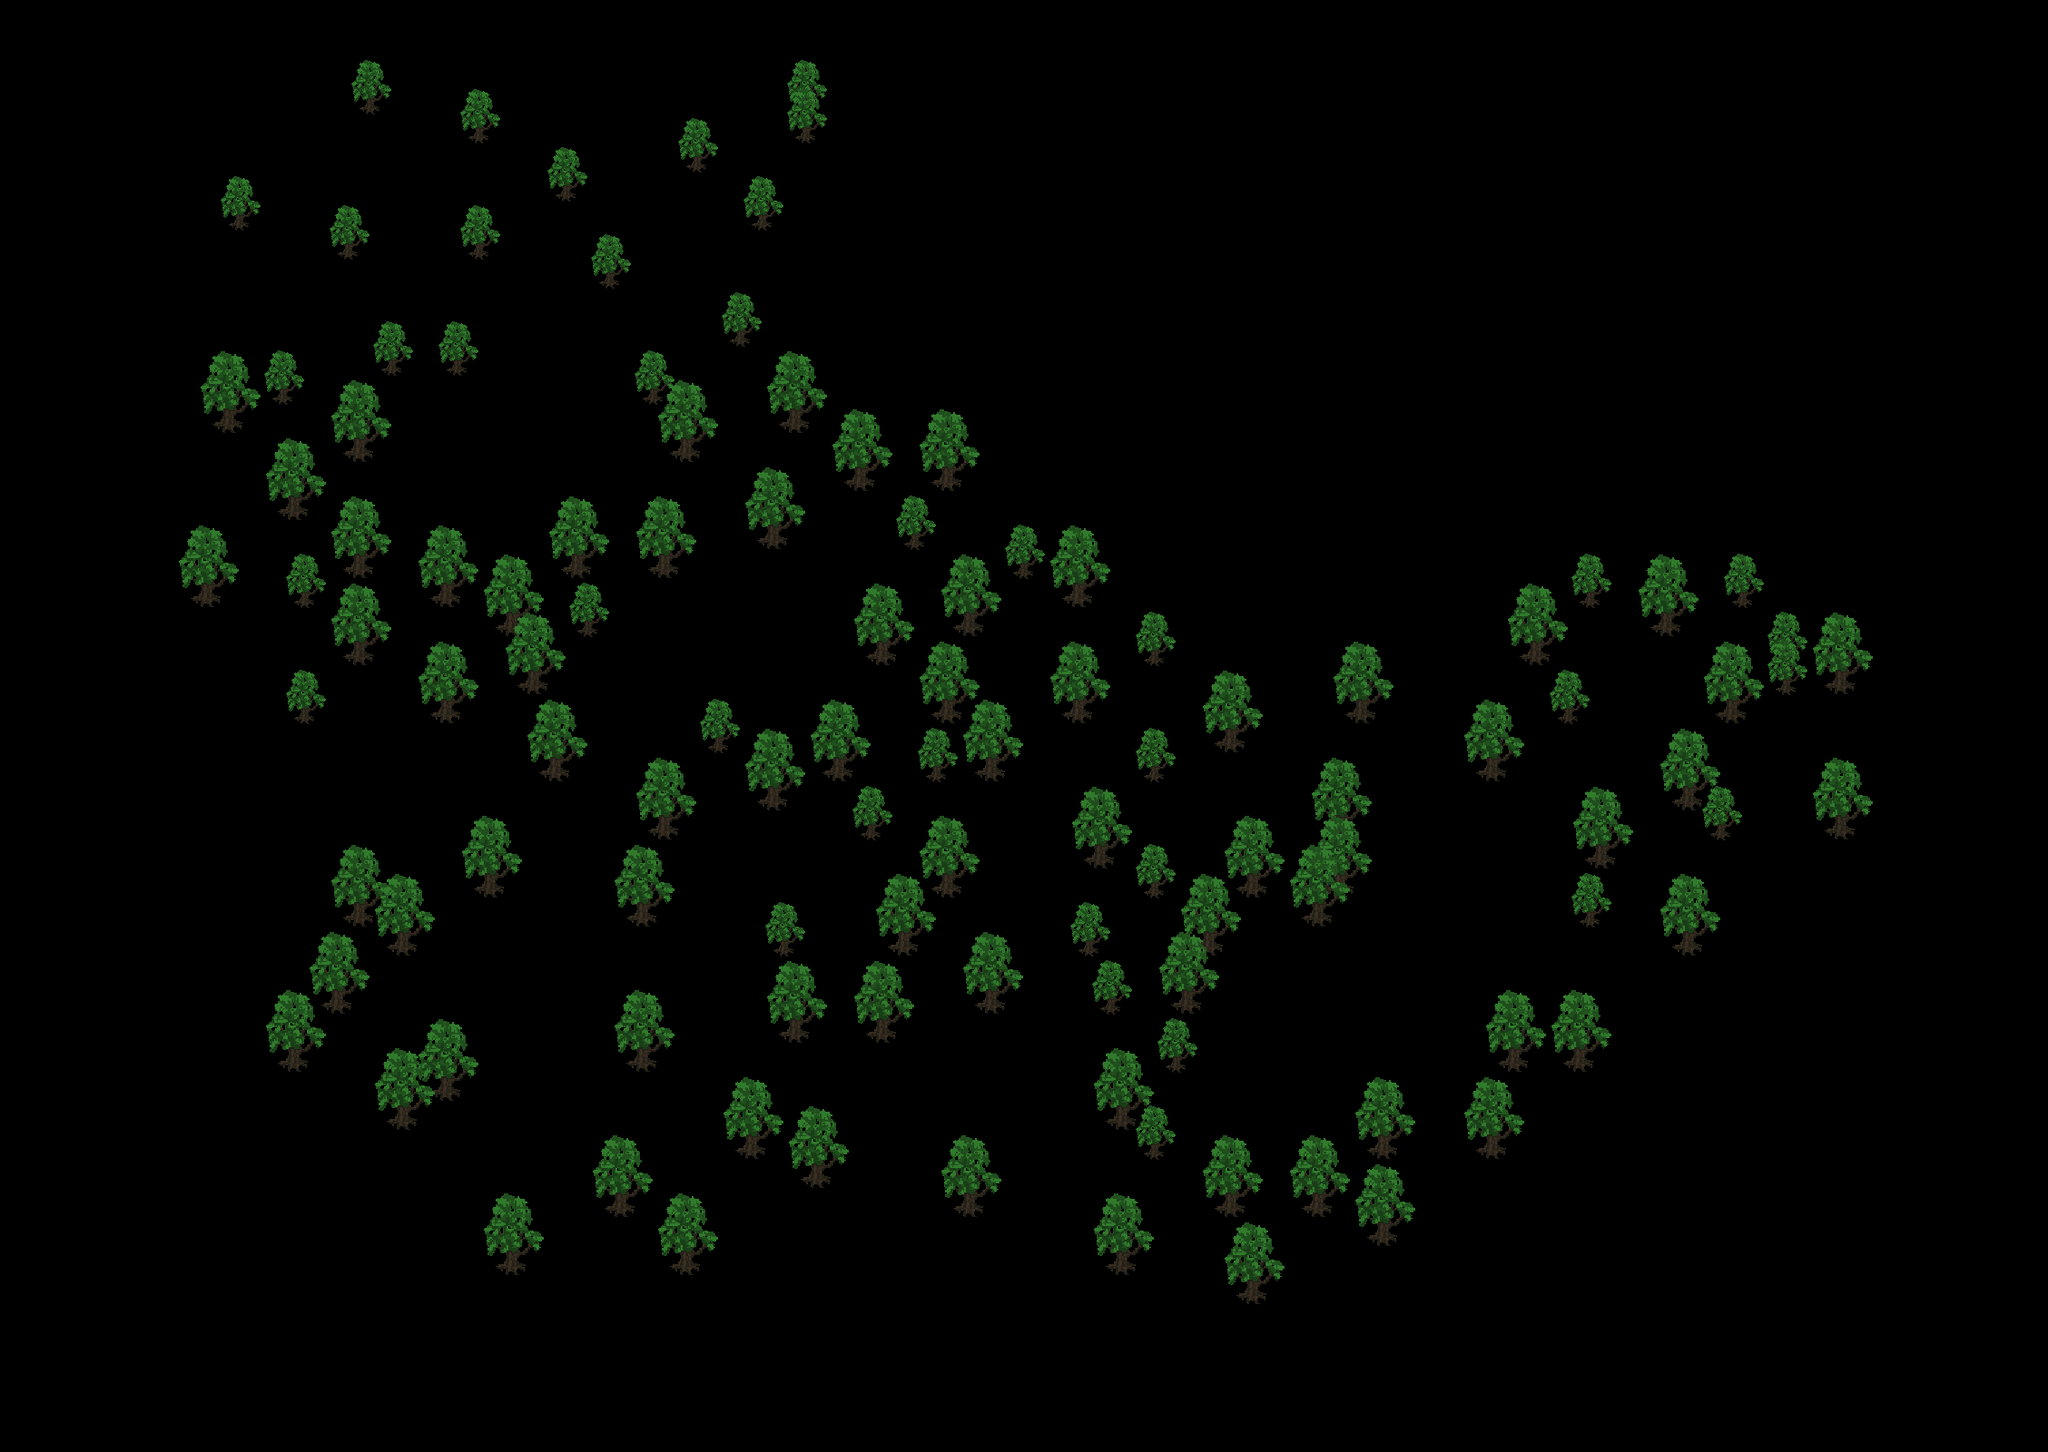

Rendered tile map (Tiled .tmx) drawn with the repository's tilesets; below, a short description and the map source with its tile grids summarised:
An orthogonal 94x50 tile map with 24x32 px tiles, 1 tile layer (Tile Layer 1), 2 tilesets.

<map version="1.0" orientation="orthogonal" renderorder="right-down" width="94" height="50" tilewidth="24" tileheight="32" nextobjectid="1">
 <tileset firstgid="1" name="tree" tilewidth="48" tileheight="64" tilecount="1" columns="1">
  <image source="tree.png" width="48" height="64" />
 </tileset>
 <tileset firstgid="2" name="treeLarge" tilewidth="72" tileheight="96" tilecount="1" columns="1">
  <image source="treeLarge.png" width="72" height="96" />
 </tileset>
 <layer name="Tile Layer 1" width="94" height="50">
  <data>[4700 cells, 114 non-empty, 2 distinct tile ids]</data>
 </layer>
</map>